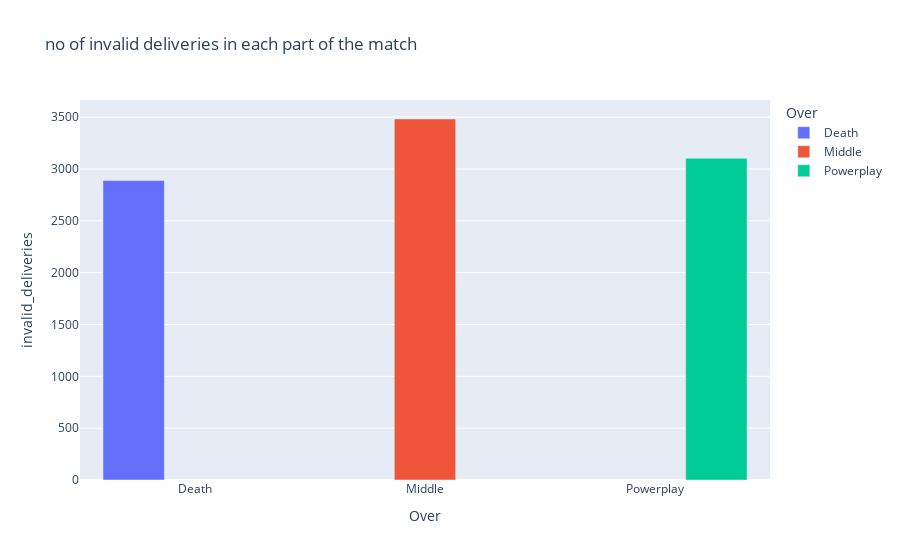

Notebook cell for this chart:
### Markdown cell above
ANALYSING IN WHICH PART OF THE MATCH MOST ILLEGAL DELIVERIES ARE BOWLED

### Code cell
invaliddeliveries_match = df.groupby("Over").agg(
    wides = ("isWide", "count"),
    noball = ("isNoBall", "count")
)
invaliddeliveries_match = invaliddeliveries_match.reset_index()
invaliddeliveries_match['invalid_deliveries'] = invaliddeliveries_match['noball']+invaliddeliveries_match["wides"]

px.bar(invaliddeliveries_match, x="Over", y="invalid_deliveries", color="Over",
             title="no of invalid deliveries in each part of the match", barmode="group")

### Figure 1 — Plotly figure (JSON) as saved in the notebook; plotly's stock layout.template omitted (floating-point values rounded to 4 significant figures)
{"data": [{"alignmentgroup": "True", "hovertemplate": "Over=%{x}<br>invalid_deliveries=%{y}<extra></extra>", "legendgroup": "Death", "marker": {"color": "#636efa", "pattern": {"shape": ""}}, "name": "Death", "offsetgroup": "Death", "orientation": "v", "showlegend": true, "textposition": "auto", "type": "bar", "x": ["Death"], "xaxis": "x", "y": [2888], "yaxis": "y"}, {"alignmentgroup": "True", "hovertemplate": "Over=%{x}<br>invalid_deliveries=%{y}<extra></extra>", "legendgroup": "Middle", "marker": {"color": "#EF553B", "pattern": {"shape": ""}}, "name": "Middle", "offsetgroup": "Middle", "orientation": "v", "showlegend": true, "textposition": "auto", "type": "bar", "x": ["Middle"], "xaxis": "x", "y": [3482], "yaxis": "y"}, {"alignmentgroup": "True", "hovertemplate": "Over=%{x}<br>invalid_deliveries=%{y}<extra></extra>", "legendgroup": "Powerplay", "marker": {"color": "#00cc96", "pattern": {"shape": ""}}, "name": "Powerplay", "offsetgroup": "Powerplay", "orientation": "v", "showlegend": true, "textposition": "auto", "type": "bar", "x": ["Powerplay"], "xaxis": "x", "y": [3104], "yaxis": "y"}], "layout": {"barmode": "group", "legend": {"title": {"text": "Over"}, "tracegroupgap": 0}, "title": {"text": "no of invalid deliveries in each part of the match"}, "xaxis": {"anchor": "y", "categoryarray": ["Death", "Middle", "Powerplay"], "categoryorder": "array", "domain": [0, 1], "title": {"text": "Over"}}, "yaxis": {"anchor": "x", "domain": [0, 1], "title": {"text": "invalid_deliveries"}}}}
